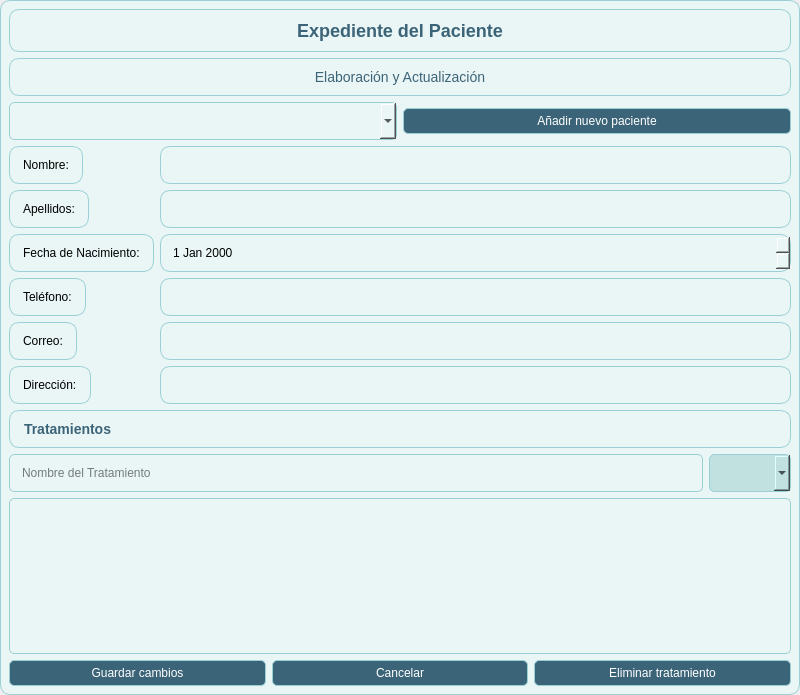
<?xml version="1.0" encoding="UTF-8"?>
<ui version="4.0">
 <class>MainWindow</class>
 <widget class="QMainWindow" name="MainWindow">
  <property name="geometry">
   <rect>
    <x>0</x>
    <y>0</y>
    <width>800</width>
    <height>695</height>
   </rect>
  </property>
  <property name="windowTitle">
   <string>Expediente del Paciente</string>
  </property>
  <widget class="QWidget" name="centralwidget">
   <property name="styleSheet">
    <string>
     background-color: #EAF6F6;
     border: 1px solid #9ACFD5;
     border-radius: 10px;
     padding: 10px;
    </string>
   </property>
   <layout class="QVBoxLayout" name="verticalLayout">
    <item>
     <layout class="QVBoxLayout" name="headerLayout">
      <item>
       <widget class="QLabel" name="headerLabel">
        <property name="styleSheet">
         <string>
          color: #3C6478;
          font-size: 18px;
          font-weight: bold;
         </string>
        </property>
        <property name="text">
         <string>Expediente del Paciente</string>
        </property>
        <property name="alignment">
         <set>Qt::AlignCenter</set>
        </property>
       </widget>
      </item>
      <item>
       <widget class="QLabel" name="subtitleLabel">
        <property name="styleSheet">
         <string>
          color: #3C6478;
          font-size: 14px;
         </string>
        </property>
        <property name="text">
         <string>Elaboración y Actualización</string>
        </property>
        <property name="alignment">
         <set>Qt::AlignCenter</set>
        </property>
       </widget>
      </item>
     </layout>
    </item>
    <item>
     <layout class="QHBoxLayout" name="patientSelectionLayout">
      <item>
       <widget class="QComboBox" name="patientComboBox">
        <property name="styleSheet">
         <string>
          background-color: #EAF6F6;
          border: 1px solid #9ACFD5;
          border-radius: 5px;
         </string>
        </property>
       </widget>
      </item>
      <item>
       <widget class="QPushButton" name="addPatientButton">
        <property name="styleSheet">
         <string>
          background-color: #3C6478;
          color: #FFFFFF;
          border-radius: 5px;
          padding: 5px;
         </string>
        </property>
        <property name="text">
         <string>Añadir nuevo paciente</string>
        </property>
       </widget>
      </item>
     </layout>
    </item>
    <item>
     <layout class="QFormLayout" name="patientInfoLayout">
      <item row="0" column="0">
       <widget class="QLabel" name="nameLabel">
        <property name="text">
         <string>Nombre:</string>
        </property>
       </widget>
      </item>
      <item row="0" column="1">
       <widget class="QLineEdit" name="nameLineEdit"/>
      </item>
      <item row="1" column="0">
       <widget class="QLabel" name="lastNameLabel">
        <property name="text">
         <string>Apellidos:</string>
        </property>
       </widget>
      </item>
      <item row="1" column="1">
       <widget class="QLineEdit" name="lastNameLineEdit"/>
      </item>
      <item row="2" column="0">
       <widget class="QLabel" name="dobLabel">
        <property name="text">
         <string>Fecha de Nacimiento:</string>
        </property>
       </widget>
      </item>
      <item row="2" column="1">
       <widget class="QDateEdit" name="dobDateEdit"/>
      </item>
      <item row="3" column="0">
       <widget class="QLabel" name="phoneLabel">
        <property name="text">
         <string>Teléfono:</string>
        </property>
       </widget>
      </item>
      <item row="3" column="1">
       <widget class="QLineEdit" name="phoneLineEdit"/>
      </item>
      <item row="4" column="0">
       <widget class="QLabel" name="emailLabel">
        <property name="text">
         <string>Correo:</string>
        </property>
       </widget>
      </item>
      <item row="4" column="1">
       <widget class="QLineEdit" name="emailLineEdit"/>
      </item>
      <item row="5" column="0">
       <widget class="QLabel" name="addressLabel">
        <property name="text">
         <string>Dirección:</string>
        </property>
       </widget>
      </item>
      <item row="5" column="1">
       <widget class="QLineEdit" name="addressLineEdit"/>
      </item>
     </layout>
    </item>
    <item>
     <layout class="QVBoxLayout" name="treatmentLayout">
      <item>
       <widget class="QLabel" name="treatmentLabel">
        <property name="styleSheet">
         <string>
          color: #3C6478;
          font-size: 14px;
          font-weight: bold;
         </string>
        </property>
        <property name="text">
         <string>Tratamientos</string>
        </property>
       </widget>
      </item>
      <item>
       <layout class="QHBoxLayout" name="treatmentNameLayout">
        <item>
         <widget class="QLineEdit" name="treatmentNameLineEdit">
          <property name="styleSheet">
           <string>
            background-color: #EAF6F6;
            border: 1px solid #9ACFD5;
            border-radius: 5px;
           </string>
          </property>
          <property name="placeholderText">
           <string>Nombre del Tratamiento</string>
          </property>
         </widget>
        </item>
        <item>
         <widget class="QComboBox" name="treatmentComboBox">
          <property name="styleSheet">
           <string>
            background-color: #C1E1E1;
            border: 1px solid #9ACFD5;
            border-radius: 5px;
           </string>
          </property>
         </widget>
        </item>
       </layout>
      </item>
      <item>
       <widget class="QTextEdit" name="treatmentDetails">
        <property name="styleSheet">
         <string>
          background-color: #EAF6F6;
          border: 1px solid #9ACFD5;
          border-radius: 5px;
         </string>
        </property>
       </widget>
      </item>
     </layout>
    </item>
    <item>
     <layout class="QHBoxLayout" name="buttonLayout">
      <item>
       <widget class="QPushButton" name="saveButton">
        <property name="styleSheet">
         <string>
          background-color: #3C6478;
          color: #FFFFFF;
          border-radius: 5px;
          padding: 5px;
         </string>
        </property>
        <property name="text">
         <string>Guardar cambios</string>
        </property>
       </widget>
      </item>
      <item>
       <widget class="QPushButton" name="cancelButton">
        <property name="styleSheet">
         <string>
          background-color: #3C6478;
          color: #FFFFFF;
          border-radius: 5px;
          padding: 5px;
         </string>
        </property>
        <property name="text">
         <string>Cancelar</string>
        </property>
       </widget>
      </item>
      <item>
       <widget class="QPushButton" name="deletePatientButton">
        <property name="styleSheet">
         <string>
          background-color: #3C6478;
          color: #FFFFFF;
          border-radius: 5px;
          padding: 5px;
         </string>
        </property>
        <property name="text">
         <string>Eliminar tratamiento</string>
        </property>
       </widget>
      </item>
     </layout>
    </item>
   </layout>
  </widget>
 </widget>
 <resources/>
 <connections/>
</ui>
